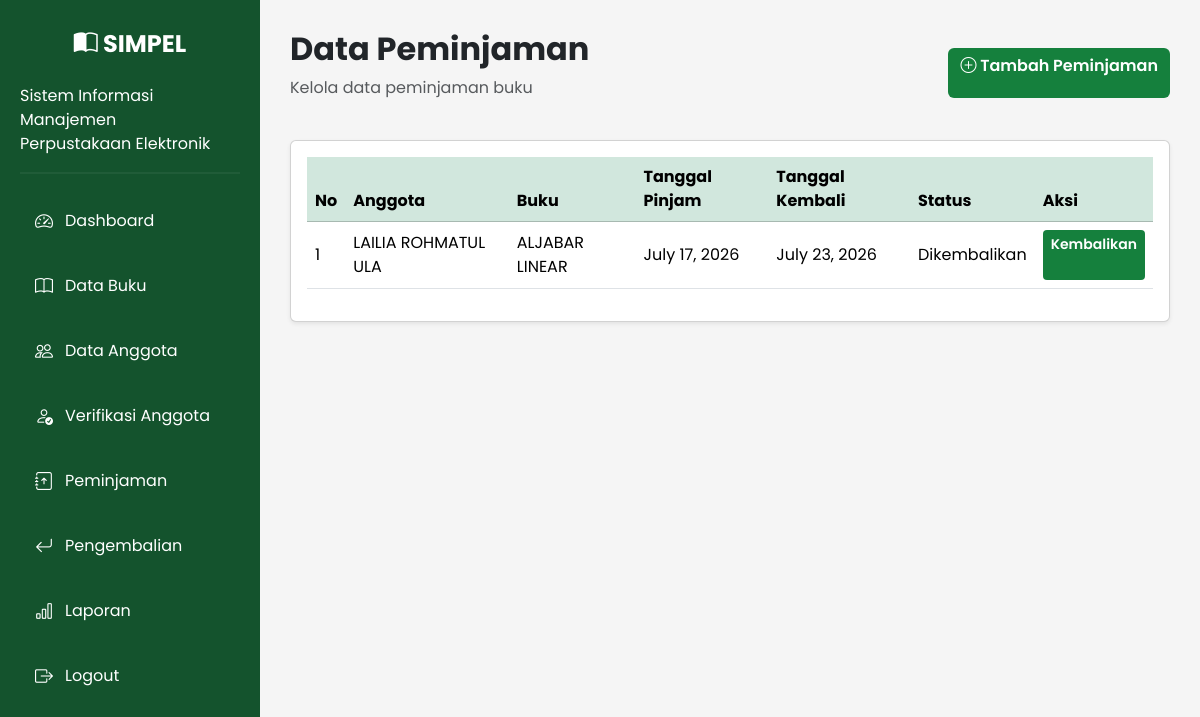
/peminjaman/ (signed in), run on an earlier commit of the app's database.
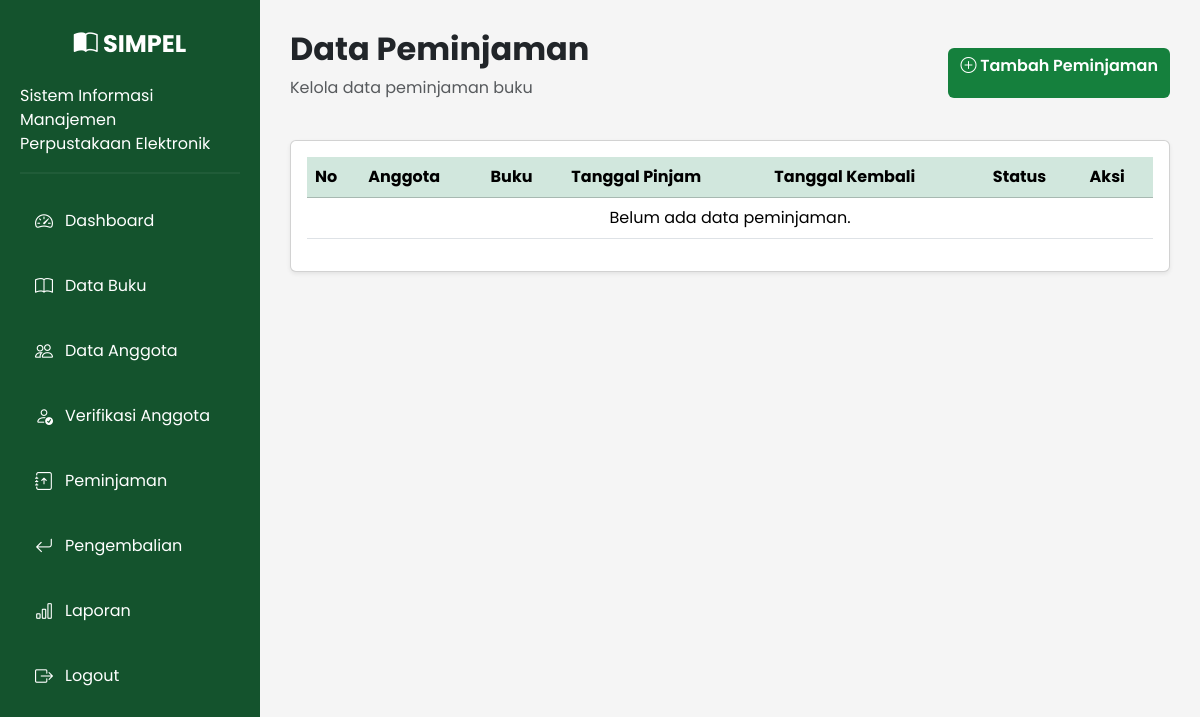
And on a later commit of the database.
### library/models.py (models this page shows, shortened)
class Peminjaman(models.Model):
    STATUS = (
        ('Dipinjam', 'Dipinjam'),
        ('Dikembalikan', 'Dikembalikan'),
    )
    anggota = models.ForeignKey(Anggota, on_delete=models.CASCADE)
    buku = models.ForeignKey(Buku, on_delete=models.CASCADE)
    tanggal_pinjam = models.DateField()
    tanggal_kembali = models.DateField()
    status = models.CharField(max_length=20, choices=STATUS, default='Dipinjam')

class Anggota(models.Model):
    STATUS = (
        ('Menunggu', 'Menunggu'),
        ('Disetujui', 'Disetujui'),
        ('Ditolak', 'Ditolak'),
    )
    user = models.OneToOneField(
        User,
        on_delete=models.CASCADE,
        null=True,
        blank=True
    )
    nim = models.CharField(max_length=20)
    nama = models.CharField(max_length=100)
    prodi = models.CharField(max_length=100)
    fakultas = models.CharField(max_length=100)
    no_hp = models.CharField(max_length=20)
    alamat = models.TextField()
    status = models.CharField(
        max_length=20,
        choices=STATUS,
        default='Menunggu'
    )

class Buku(models.Model):
    kode_buku = models.CharField(max_length=20, unique=True)
    judul = models.CharField(max_length=200)
    penulis = models.CharField(max_length=100)
    penerbit = models.CharField(max_length=100)
    tahun_terbit = models.PositiveIntegerField()
    kategori = models.CharField(max_length=100)
    isbn = models.CharField(max_length=20, blank=True)
    lokasi_rak = models.CharField(
        max_length=50,
        default="Rak A1"
    )
    kondisi = models.CharField(
        max_length=20,
        choices=[
            ('Baik', 'Baik'),
            ('Rusak', 'Rusak'),
        ],
        default='Baik'
    )
    stok = models.PositiveIntegerField(default=0)

### library/views.py (the view)
# urls.py: path('peminjaman/', views.peminjaman, name='peminjaman'),
@login_required(login_url='login')
def peminjaman(request):
    data = Peminjaman.objects.all().order_by('-tanggal_pinjam')
    context = {
        'peminjaman': data
    }
    return render(request, 'library/peminjaman/index.html', context)

### library/templates/library/peminjaman/index.html (shortened to what this page needs)
{% extends 'library/base.html' %}
{% block content %}
<div class="d-flex justify-content-between align-items-center mb-4">
    <div>
        <h2 class="fw-bold">Data Peminjaman</h2>
        <p class="text-muted">
            Kelola data peminjaman buku
        </p>
    </div>
    <a href="{% url 'tambah_peminjaman' %}" class="btn btn-success">
        <i class="bi bi-plus-circle"></i>
        Tambah Peminjaman
    </a>
</div>
<div class="card shadow-sm">
<div class="card-body">
<table class="table table-hover">
<thead class="table-success">
<tr>
<th>No</th>
<th>Anggota</th>
<th>Buku</th>
<th>Tanggal Pinjam</th>
<th>Tanggal Kembali</th>
<th>Status</th>
<th>Aksi</th>
</tr>
</thead>
<tbody>
{% for item in peminjaman %}
<tr>
<td>{{ forloop.counter }}</td>
<td>{{ item.anggota.nama }}</td>
<td>{{ item.buku.judul }}</td>
<td>{{ item.tanggal_pinjam }}</td>
<td>{{ item.tanggal_kembali }}</td>
<td>{{ item.status }}</td>
<td>
    <a href="{% url 'tambah_pengembalian' item.id %}"
        class="btn btn-success btn-sm">
        Kembalikan
    </a>
</td>
</tr>
{% empty %}
<tr>
<td colspan="7" class="text-center">
Belum ada data peminjaman.
</td>
</tr>
{% endfor %}
</tbody>
</table>
</div>
</div>
{% endblock %}

What changed in the data, as far as the page shows it:
removed Peminjaman: anggota.nama "LAILIA ROHMATUL ULA", buku.judul "ALJABAR LINEAR", tanggal_pinjam "July 17, 2026", tanggal_kembali "July 23, 2026", status "Dikembalikan"
Also different on the page:
text now shown: "Belum ada data peminjaman."
